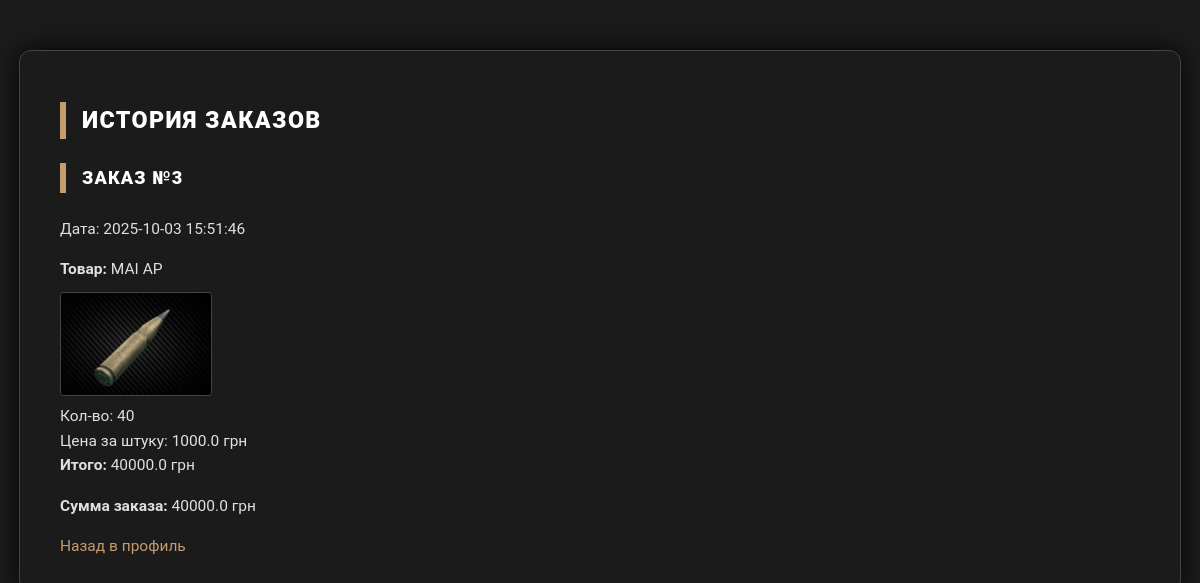
Page /orders (signed in) on the committed database.
### tables this page shows
CREATE TABLE orders (
    id INTEGER PRIMARY KEY AUTOINCREMENT,
    user_id INTEGER NOT NULL,
    created_at TIMESTAMP DEFAULT CURRENT_TIMESTAMP,
    FOREIGN KEY (user_id) REFERENCES users(id)
);

CREATE TABLE order_items (
    id INTEGER PRIMARY KEY AUTOINCREMENT,
    order_id INTEGER NOT NULL,
    product_id INTEGER,   -- ссылка на патрон
    vest_id INTEGER,      -- ссылка на бронежилет
    quantity INTEGER NOT NULL,
    price_at_time REAL NOT NULL,
    item_type TEXT DEFAULT 'product',  -- "product" или "vest"
    FOREIGN KEY (order_id) REFERENCES orders(id),
    FOREIGN KEY (product_id) REFERENCES products(id),
    FOREIGN KEY (vest_id) REFERENCES vests(id)
);

### routes/cart.py (the view)
@router.get("/orders", response_class=HTMLResponse)
async def order_history(request: Request):
    user_id = get_current_user_id(request)
    if not user_id:
        flash(request, "Ошибка пользователя")
        return RedirectResponse("/login", status_code=303)
    conn = get_db()
    conn.row_factory = sqlite3.Row
    cursor = conn.cursor()
    cursor.execute("SELECT * FROM orders WHERE user_id = ? ORDER BY created_at DESC", (user_id,))
    orders_raw = cursor.fetchall()
    orders = []
    for order in orders_raw:
        cursor.execute("""
            SELECT oi.quantity, oi.price_at_time, oi.item_type,
                   COALESCE(p.designation, v.model) AS name,
                   COALESCE(p.image, v.image) AS image
            FROM order_items oi
            LEFT JOIN products p ON oi.item_type='product' AND oi.product_id=p.id
            LEFT JOIN vests v ON oi.item_type='vest' AND oi.product_id=v.id
            WHERE oi.order_id=?
        """, (order["id"],))
        items_raw = cursor.fetchall()
        items = []
        total = 0.0
        for item in items_raw:
            quantity = int(item["quantity"] or 0)
            price = float(item["price_at_time"] or 0)
            total += quantity * price
            items.append({
                "quantity": quantity,
                "price_at_time": price,
                "item_type": item["item_type"],
                "name": item["name"] or "Неизвестно",
                "image": item["image"]
            })
        orders.append({
            "order_id": order["id"],
            "created_at": order["created_at"],
            "items": items,
            "total": total
        })
    conn.close()
    flash_msg = get_flash(request)
    return templates.TemplateResponse("orders.html", {"request": request, "orders": orders, "flash": flash_msg})

### templates/orders.html (shortened to what this page needs)
<!DOCTYPE html>
<html lang="ru">
<head>
    <link rel="stylesheet" href="/static/style.css">
</head>
<body class="container py-4">
<h2>История заказов</h2>
{% if orders %}
    {% for order in orders %}
    <div class="order-block mb-4 p-3 border rounded">
        <h3>Заказ №{{ order['order_id'] }}</h3>
        <p>Дата: {{ order['created_at'] }}</p>
        {% for item in order['items'] %}
        <p>
            <strong>Товар:</strong> {{ item['name'] }}<br>
            {% if item['image'] %}
            <img src="{{ request.url_for('static', path=item['image']) }}" alt="{{ item['name'] }}"
                 style="max-width: 150px; border: 1px solid #444; border-radius: 4px; margin-top: 10px;">
            {% endif %}
            <br>Кол-во: {{ item['quantity'] }}<br>
            Цена за штуку: {{ item['price_at_time'] }} грн<br>
            <strong>Итого:</strong> {{ ((item['quantity'] or 0) * (item['price_at_time'] or 0)) | round(2) }} грн
        </p>
        {% endfor %}
        <p><strong>Сумма заказа:</strong> {{ order['total'] | round(2) }} грн</p>
    </div>
    {% endfor %}
{% else %}
<p>Вы ещё ничего не заказывали.</p>
{% endif %}
<a href="{{ url_for('profile') }}" class="btn btn-secondary mt-3">Назад в профиль</a>
</body>
</html>

### static/style.css (style rules this page uses)
:root { --bg-dark: #0d0d0d; --bg-panel: #1b1b1b; --bg-highlight: #272727; --border-color: #444444; --text-primary: #e0e0e0; --text-secondary: #a0a0a0; --accent: #c59c6d; --accent-hover: #d3b07f; --accent-border: #8b6d4b; --shadow-dark: rgba(0, 0, 0, 0.85); }
body { background-color: var(--bg-dark); color: var(--text-primary); font-family: "Roboto", "Segoe UI", Tahoma, sans-serif; font-size: 15.5px; line-height: 1.6; margin: 0; padding: 0; }
.container { max-width: 1080px; margin: 50px auto; padding: 32px 40px; background-color: var(--bg-panel); border-radius: 12px; border: 1px solid var(--border-color); box-shadow: 0 0 24px var(--shadow-dark); }
h1, h2, h3, h4 { color: #ffffff; font-weight: 800; text-transform: uppercase; border-left: 6px solid var(--accent); padding-left: 16px; margin-bottom: 1.5rem; letter-spacing: 0.06em; }
a { color: var(--accent); text-decoration: none; transition: color 0.25s ease; }

### rows in the picture
orders: order_id "3", created_at "2025-10-03 15:51:46", total "40000.0"
order_items: name "MAI AP", quantity "40", price_at_time "1000.0", quantity+price_at_time "40000.0"
